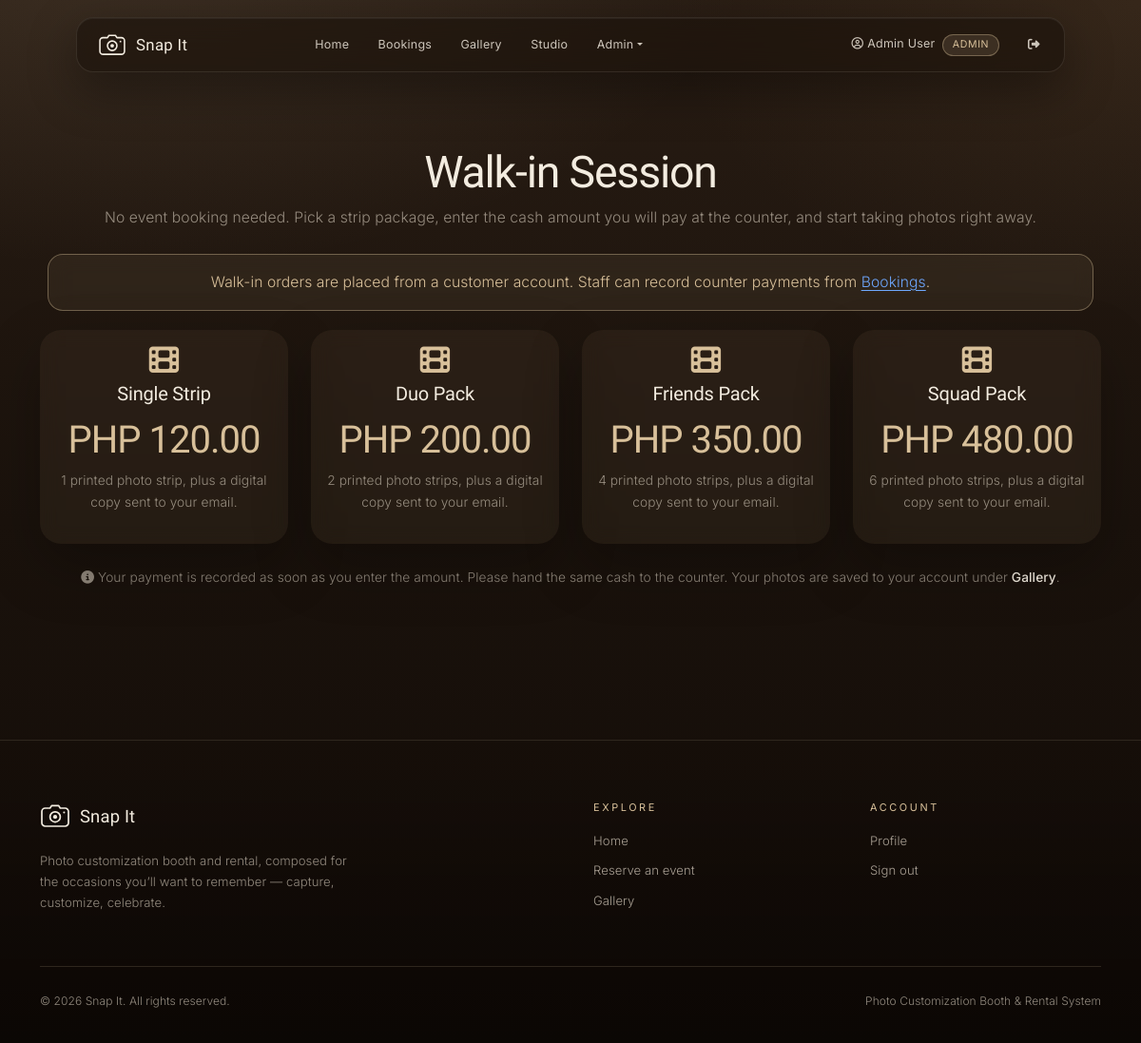
Page /walkin/index.php (signed in) on the committed database.
### tables this page shows
CREATE TABLE IF NOT EXISTS packages (
    package_id INT PRIMARY KEY AUTO_INCREMENT,
    name VARCHAR(150) NOT NULL,
    description TEXT,
    duration_hours INT NOT NULL DEFAULT 6,
    softcopy_count INT NOT NULL DEFAULT 500,
    hardcopy_count INT NOT NULL DEFAULT 200,
    base_price DECIMAL(10,2) NOT NULL DEFAULT 0.00,
    has_softcopy_addon TINYINT(1) NOT NULL DEFAULT 1,
    softcopy_addon_price DECIMAL(10,2) NOT NULL DEFAULT 0.00,
    package_type ENUM('event','walkin') NOT NULL DEFAULT 'event',
    is_active TINYINT(1) NOT NULL DEFAULT 1,
    created_at DATETIME NOT NULL DEFAULT CURRENT_TIMESTAMP
);

### includes/functions.php (called while the page is built, shortened)
<?php
function e($str) {
    return htmlspecialchars((string)$str, ENT_QUOTES, 'UTF-8');
}
function is_loggedin() {
    return isset($_SESSION['user_id']) && !empty($_SESSION['user_id']);
}
function is_customer() {
    return is_loggedin() && ($_SESSION['role'] ?? '') === 'customer';
}
function format_money($amount) {
    return 'PHP ' . number_format((float)$amount, 2);
}
function site_base() {
    static $base = null;
    if ($base !== null) return $base;
    $script = str_replace('\\', '/', $_SERVER['SCRIPT_NAME'] ?? '/index.php');
    $root = realpath(dirname(__DIR__));
    $file = !empty($_SERVER['SCRIPT_FILENAME']) ? realpath($_SERVER['SCRIPT_FILENAME']) : false;
    if ($root && $file) {
        $root = str_replace('\\', '/', $root);
        $file = str_replace('\\', '/', $file);
        if (stripos($file, $root . '/') === 0) {
            $depth = substr_count(substr($file, strlen($root) + 1), '/');
            $parts = explode('/', $script);
            $parts = array_slice($parts, 0, max(0, count($parts) - 1 - $depth));
            return $base = rtrim(implode('/', $parts), '/');
        }
    }
    return $base = rtrim(dirname($script), '/');
}
function site_url($path = '') {
    $b = site_base();
    if ($path === '') return $b . '/';
    $path = ltrim($path, '/');
    return $b . '/' . $path;
}

### walkin/index.php (the view, shortened to what this page needs)
<?php
require_once __DIR__ . '/../includes/functions.php';
require_once __DIR__ . '/../includes/config.php';
$res = mysqli_query($conn, "SELECT * FROM packages WHERE package_type = 'walkin' AND is_active = 1 ORDER BY base_price ASC");
$packages = $res ? mysqli_fetch_all($res, MYSQLI_ASSOC) : [];
include __DIR__ . '/../includes/header.php';
?>
<div class="container py-5">
    <div class="text-center mb-4">
        <h1 class="fw-bold">Walk-in Session</h1>
        <p class="text-muted mb-0">No event booking needed. Pick a strip package, enter the cash amount you will pay at the counter, and start taking photos right away.</p>
    </div>
    <?php if (!is_customer()): ?>
        <div class="alert alert-info text-center">Walk-in orders are placed from a customer account. Staff can record counter payments from <a href="<?= e(site_url('booking/index.php')) ?>">Bookings</a>.</div>
    <?php endif; ?>
    <div class="row g-4 justify-content-center">
        <?php foreach ($packages as $p): ?>
            <div class="col-12 col-md-6 col-lg-3">
                <div class="card h-100 border-0 shadow-sm text-center">
                    <div class="card-body d-flex flex-column">
                        <i class="fa-solid fa-film fa-2x mb-2" style="color:var(--champagne);"></i>
                        <h5 class="fw-bold"><?= e(str_replace('Walk-in · ', '', $p['name'])) ?></h5>
                        <div class="display-6 fw-bold my-2" style="color:var(--snapit-gold);"><?= e(format_money($p['base_price'])) ?></div>
                        <p class="small text-muted flex-grow-1"><?= e($p['description']) ?></p>
                    </div>
                </div>
            </div>
        <?php endforeach; ?>
    </div>
    <p class="text-center small text-muted mt-4 mb-0">
        <i class="fa-solid fa-circle-info me-1"></i>Your payment is recorded as soon as you enter the amount. Please hand the same cash to the counter. Your photos are saved to your account under <strong>Gallery</strong>.
    </p>
</div>
<?php include __DIR__ . '/../includes/footer.php'; ?>

### includes/style/style.css (style rules this page uses)
:root { --ink: #120d09; --espresso: #1a120c; --walnut: #2b1f15; --umber: #3a2a1c; --bronze: #8c6b45; --champagne: #d8c09a; --butter: #e8cf8f; --cream: #f3ece0; --ivory: #fbf8f3; --hairline: rgba(216, 192, 154, 0.16); --glass: rgba(224, 188, 140, 0.055); --glass-strong: rgba(26, 18, 12, 0.72); --snapit-primary: var(--champagne); --snapit-secondary: var(--bronze); --snapit-accent: var(--butter); --snapit-dark: var(--espresso); --snapit-light: var(--glass); --snapit-gold: var(--champagne); --font-display: 'Inter Tight', 'Inter', 'Helvetica Neue', Arial, sans-serif; --font-body: 'Inter', 'Helvetica Neue', Arial, sans-serif; --bs-body-font-family: var(--font-body); --bs-body-font-size: 0.98rem; --bs-body-font-weight: 300; --bs-body-line-height: 1.7; --bs-body-color: #e7ddcd; --bs-body-color-rgb: 231, 221, 205; --bs-body-bg: var(--ink); --bs-body-bg-rgb: 18, 13, 9; --bs-secondary-color: rgba(231, 221, 205, 0.6); --bs-border-color: var(--hairline); --bs-link-color: var(--champagne); --bs-link-hover-color: var(--cream); --bs-heading-color: var(--cream); }
html { scroll-behavior: smooth; }
body { font-family: var(--font-body); font-weight: 300; letter-spacing: 0.005em; color: var(--bs-body-color); min-height: 100vh; padding-top: 108px; background: radial-gradient(1100px 620px at 12% -8%, rgba(216, 192, 154, 0.12), transparent 60%), radial-gradient(900px 600px at 100% 0%, rgba(140, 107, 69, 0.14), transparent 55%), linear-gradient(180deg, #281c13 0%, #1a120c 50%, #120b07 100%); background-attachment: fixed; -webkit-font-smoothing: antialiased; -moz-osx-font-smoothing: grayscale; }
a { text-decoration-thickness: 1px; text-underline-offset: 3px; }
h1, h2, h3, h4, h5, h6, .h1, .h2, .h3, .h4, .h5, .h6, .display-1, .display-2, .display-3, .display-4, .display-5, .display-6, .card-title, .modal-title, .accordion-button { font-family: var(--font-display); font-weight: 400; letter-spacing: -0.025em; line-height: 1.12; color: var(--cream); font-variant-numeric: lining-nums; }
h1 { font-size: clamp(2rem, 4vw, 2.9rem); }
h5, h6 { letter-spacing: -0.01em; }
.fw-bold, .fw-bolder, .fw-semibold { font-weight: 500 !important; }
strong, b { font-weight: 500; color: var(--cream); }
.text-muted, .small, small { font-weight: 300; }
.text-muted { color: rgba(231, 221, 205, 0.58) !important; }
.card { --bs-card-bg: var(--glass); --bs-card-color: var(--bs-body-color); --bs-card-cap-bg: rgba(255, 246, 232, 0.035); --bs-card-border-color: var(--hairline); background: var(--glass); -webkit-backdrop-filter: blur(10px); backdrop-filter: blur(10px); border: 1px solid var(--hairline); border-radius: 22px; box-shadow: 0 24px 60px rgba(0, 0, 0, 0.25); }
.card.shadow-sm { box-shadow: 0 24px 60px rgba(0, 0, 0, 0.25) !important; }
.alert { border-radius: 16px; border: 1px solid var(--hairline); background: var(--glass); color: var(--cream); -webkit-backdrop-filter: blur(10px); backdrop-filter: blur(10px); margin: 0 auto 1.25rem; max-width: 1100px; }
.alert-info, .alert-primary { border-color: rgba(216, 192, 154, 0.4); background: rgba(216, 192, 154, 0.08); color: var(--champagne); }

### rows in the picture
packages: name "Single Strip", base_price "PHP 120.00", description "1 printed photo strip, plus a digital copy sent to your email."
packages: name "Duo Pack", base_price "PHP 200.00", description "2 printed photo strips, plus a digital copy sent to your email."
packages: name "Friends Pack", base_price "PHP 350.00", description "4 printed photo strips, plus a digital copy sent to your email."
packages: name "Squad Pack", base_price "PHP 480.00", description "6 printed photo strips, plus a digital copy sent to your email."

### other values in the picture
$_SESSION['name'] "Admin User"
$_SESSION['role'] "ADMIN"
